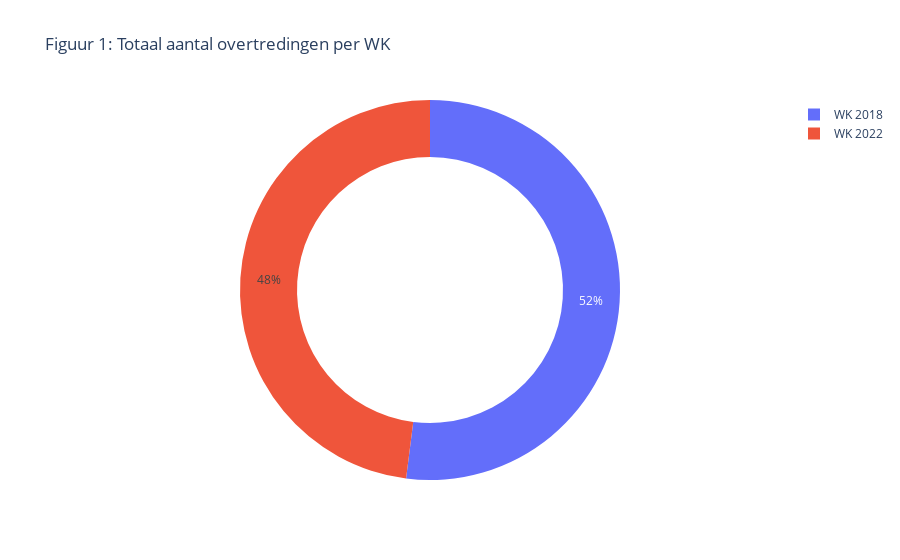

Notebook source saved alongside this figure:
### Code cell
# totaal aantal overtredingen per WK
overtredingen_2018 = wk_df['Fouls Committed'].sum()
overtredingen_2022 = wk_df['fouls against team1'].sum() + wk_df['fouls against team2'].sum()

# donut chart maken
fig = go.Figure(data = [go.Pie(labels = ['WK 2018', 'WK 2022'],
                               values = [overtredingen_2018, overtredingen_2022], 
                               hole = 0.7)])
# titel
fig.update_layout(title = 'Figuur 1: Totaal aantal overtredingen per WK')

# plotten
fig.show()

### Figure 1 — Plotly figure (JSON) as saved in the notebook; plotly's stock layout.template omitted (floating-point values rounded to 4 significant figures)
{"data": [{"hole": 0.7, "labels": ["WK 2018", "WK 2022"], "type": "pie", "values": [1734, 1600]}], "layout": {"title": {"text": "Figuur 1: Totaal aantal overtredingen per WK"}}}
